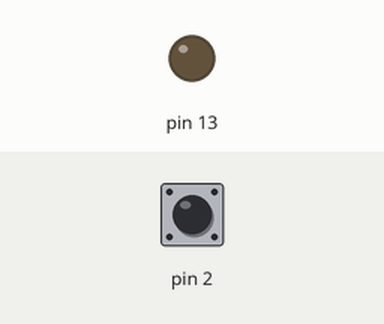
Bench run of a sketch on a simulated Arduino Uno, built with avr-gcc and run on an emulated ATmega328P. Parts: output pins drawn as LEDs (lit = HIGH). The inputs (shaded band) are chosen by the test bench; at power-on: pin 2 HIGH.

Above: at 1.2 s.
1.3 s: pin 2 pulled LOW for 0.15 s
At 1.8 s:
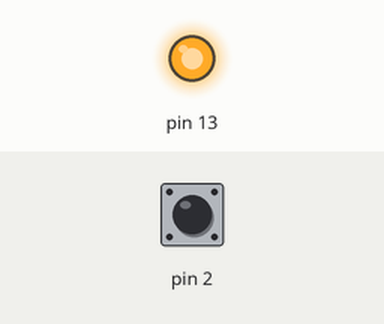
2.9 s: pin 2 pulled LOW for 1 s
At 4.2 s:
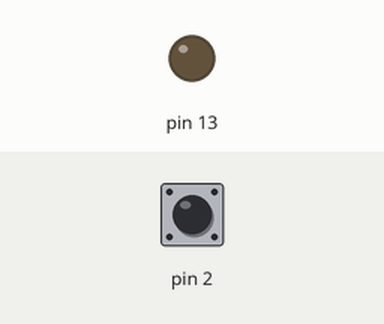
5.4 s: pin 2 pulled LOW for 3.2 s
At 6.1 s:
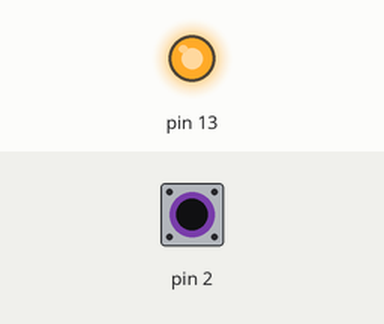
Timing chart, 0 to 8.4 s (numbered marks = the images above; inputs shaded):
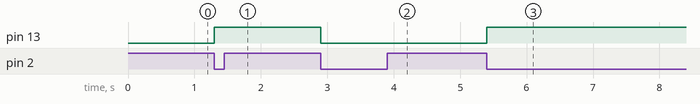

The sketch:

stmc2.ino
```cpp
boolean x = false;
boolean x_old = false;
boolean state = false;

void setup() {
  DDRB |= _BV(DDB5);
  DDRD &= ~_BV(DDD2);
  PORTD |= _BV(PORTD2);
}

void loop() {
  x = bit_is_clear(PIND, PIND2);

  if( x && !x_old ) {
    state = !state;
  }

  x_old = x;

  if ( state ) {
    PORTB |= _BV(PORTB5);
  } else {
    PORTB &= ~_BV(PORTB5);
  }
}
```

Measured:
- after the input at 1.3 s, pin 13: LOW → HIGH at once
- after the input at 2.9 s, pin 13: HIGH → LOW at once
- after the input at 5.4 s, pin 13: LOW → HIGH at once
